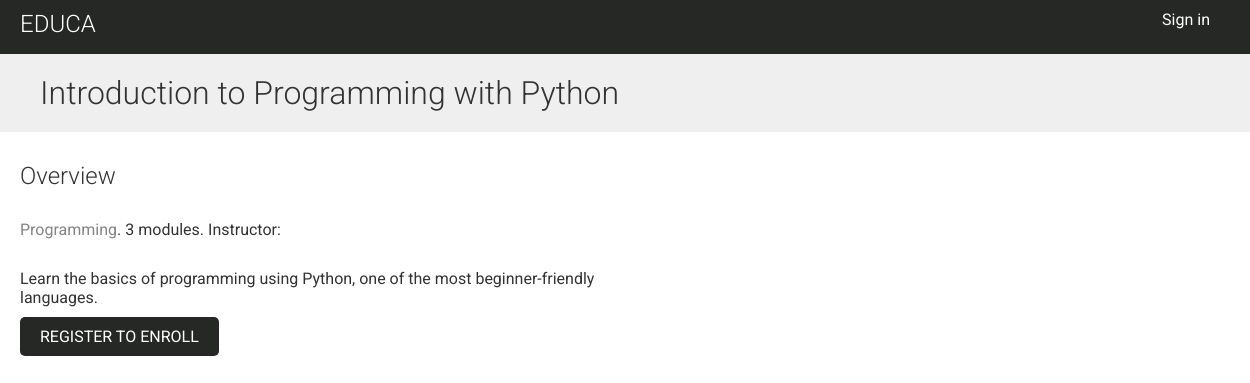
Page /course/introduction-to-programming-with-python/ on the committed database.
### courses/models.py (models this page shows, shortened)
class Course(models.Model):
    owner = models.ForeignKey(
        User, related_name="courses_created", on_delete=models.CASCADE
    )
    subject = models.ForeignKey(
        Subject, related_name="courses", on_delete=models.CASCADE
    )
    title = models.CharField(max_length=200)
    slug = models.SlugField(max_length=200, unique=True)
    overview = models.TextField()
    created = models.DateTimeField(auto_now_add=True)
    students = models.ManyToManyField(User, related_name="courses_joined", blank=True)
    image = models.FileField(upload_to="images", blank=True)
    class Meta:
        ordering = ["-created"]

class Subject(models.Model):
    title = models.CharField(max_length=200)
    slug = models.SlugField(max_length=200, unique=True)
    class Meta:
        ordering = ["title"]

### courses/views.py (the view)
# urls.py: path('<slug:slug>/', views.CourseDetailView.as_view(), name="course_detail"),
class CourseDetailView(DetailView):
    model = Course
    template_name = "courses/course/detail.html"
    def get_context_data(self, **kwargs):
        context = super().get_context_data(**kwargs)
        context['enroll_form'] = CourseEnrollForm(initial={'course':self.object})
        return context

### courses/templates/courses/course/detail.html (shortened to what this page needs)
{% extends 'base.html' %}
{% block content %}
  {% with subject=object.subject %}
    <h1>{{ object.title }}</h1>
    <div class="module">
      <h2>Overview</h2>
      <p>
        <a href="{% url 'course_list_subject' subject.slug %}">{{ subject.title }}</a>.
        {{ object.modules.count }} modules. Instructor: {{ object.owner.get_full_name }}
      </p>
      {{ object.overview|linebreaks }}
      {% if request.user.is_authenticated %}
        {% if request.user in object.students.all %}
          <p>You are already enrolled in this course. <a href="{% url 'student_course_detail' object.id %}">Go to course page.</a></p>
        {% else %}
          <form action="{% url 'student_enroll_course' %}" method="post">
            {{ enroll_form }}
            {% csrf_token %}
            <input type="submit" value="Enroll now" />
          </form>
        {% endif %}
      {% else %}
        <a href="{% url 'student_registration' %}" class="button">Register to enroll</a>
      {% endif %}
    </div>
  {% endwith %}
{% endblock %}

### courses/static/css/base.css (style rules this page uses)
body { margin:0; font-family:'Roboto', sans-serif; font-weight:400; color:#333; }
a { color:#585353b8; text-decoration:none; }
h1, h2, h3, h4, h5, h6 { font-family:'Roboto', sans-serif; font-weight:300; }
h1 { background:#efefef; width:100%; overflow:auto; padding:20px 0 20px 40px; margin:0; }
.module { margin-left: 25; align-items: flex-start; padding:10px 20px; float:left; width:600px; }
.module p { margin:10px 0 20px; width:100%; float:left; }
input[type=submit], a.button { border-radius:5px; background:#252825; color:#fff; font-size:16px; text-transform:uppercase; border:none; padding:10px 20px; margin:20px 0; }

### rows in the picture
Course: title "Introduction to Programming with Python", modules.count "3", overview "Learn the basics of programming using Python, one of the most beginner-friendly languages."
Subject: title "Programming"
